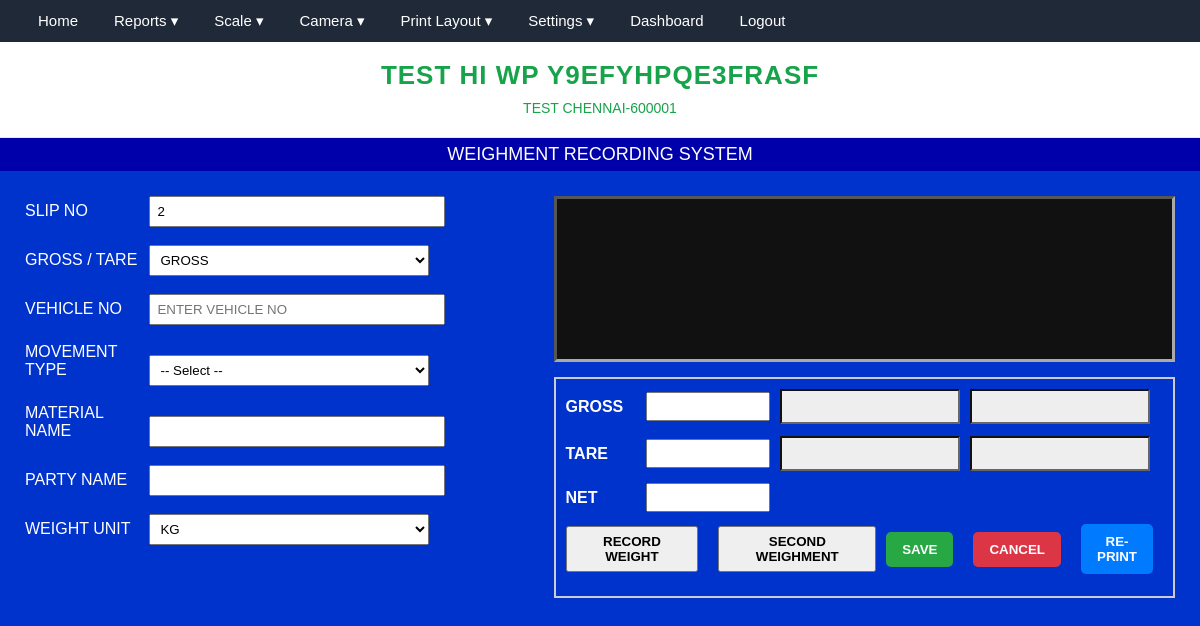
The app's page /mainform.php (signed in) with its own data.
### tables this page shows
CREATE TABLE `company` (
  `id` int(11) NOT NULL AUTO_INCREMENT,
  `company_name` varchar(255) NOT NULL,
  `company_address` text DEFAULT NULL,
  `gst_number` varchar(50) DEFAULT NULL,
  `phone` varchar(50) DEFAULT NULL,
  `email` varchar(100) DEFAULT NULL,
  PRIMARY KEY (`id`)
);

CREATE TABLE `weighment_fields` (
  `id` int(11) NOT NULL AUTO_INCREMENT,
  `company_id` int(11) NOT NULL,
  `field_name` varchar(50) NOT NULL,
  `field_label` varchar(100) NOT NULL,
  `field_type` enum('text','number','date','dropdown') NOT NULL,
  `field_values` varchar(255) DEFAULT NULL,
  `field_options` text DEFAULT NULL,
  `is_required` tinyint(1) DEFAULT 0,
  `field_order` int(11) DEFAULT 0,
  `is_active` tinyint(1) NOT NULL DEFAULT 1,
  PRIMARY KEY (`id`)
);

### functions.php (called while the page is built, shortened)
<?php
function ensureSchemaIntegrity($conn) {
    static $executed = false;
    if ($executed) return;
    $executed = true;
    $tables = ['weighments', 'sweighment', 'weighment_fields'];
    foreach ($tables as $table) {
        $tblCheck = $conn->query("SHOW TABLES LIKE '$table'");
        if ($tblCheck && $tblCheck->num_rows > 0) {
            $colCheck = $conn->query("SHOW COLUMNS FROM `$table` LIKE 'company_id'");
        }
    }
}
function getCompany($conn) {
    ensureSchemaIntegrity($conn);
    $q = $conn->query("SELECT * FROM company LIMIT 1");
    $row = $q->fetch_assoc();
    if (!isset($row['id']) || empty($row['id'])) {
        if (!empty($row['company_id'])) {
            $row['id'] = (int)$row['company_id'];
        } elseif (!empty($row['ID'])) {
            $row['id'] = (int)$row['ID'];
        } else {
            $firstVal = reset($row);
            $row['id'] = (is_numeric($firstVal) && (int)$firstVal > 0) ? (int)$firstVal : 1;
        }
    } else {
        $row['id'] = (int)$row['id'];
    }
    return $row;
}
function getNextSlipNumber($conn) {
    $sql = "
        SELECT MAX(slip_no) AS max_slip FROM (
            SELECT slip_no FROM weighments
            UNION ALL
            SELECT slip_no FROM sweighment
        ) t
    ";
    $res = $conn->query($sql);
    $row = $res->fetch_assoc();
    return ($row['max_slip'] ?? 0) + 1;
}
?>

### mainform.php (the view, shortened to what this page needs)
<?php
require_once "header.php";
$company = getCompany($conn);
$company_id = $company['id'];
?>
<?php
$fields = [];
$res = $conn->query("
    SELECT *
    FROM weighment_fields
    WHERE company_id = $company_id
      AND is_active = 1
    ORDER BY field_order, id
");
while ($row = $res->fetch_assoc()) {
    $fields[] = $row;
}
$slip_no = getNextSlipNumber($conn);
?>
</head>
<div class="title">WEIGHMENT RECORDING SYSTEM</div>
<form id="weighmentForm" method="post" action="saveform.php">
<div class="container">
<div class="left">
<div class="field-group">
<label>SLIP NO</label>
<input type="text" name="slip_no" value="<?= $slip_no ?>" readonly>
</div>
<div class="field-group">
<label>GROSS / TARE</label>
<select name="gt_type">
    <option value="G">GROSS</option>
</select>
</div>
<div class="field-group">
<label>VEHICLE NO</label>
<input
    type="text"
    name="vehicle_no"
    id="vehicle_no"
    maxlength="25"
    style="text-transform:uppercase;"
    placeholder="ENTER VEHICLE NO"
    oninput="this.value=this.value.toUpperCase().replace(/[^A-Z0-9]/g, ''); handleVehicleTyping(this.value);">
</div>
<?php foreach($fields as $f):
    $displayLabel = !empty($f['field_name']) ? $f['field_name'] : $f['field_label'];
?>
<div class="field-group">
<label><?= htmlspecialchars($displayLabel) ?></label>
<?php if($f['field_type'] == 'dropdown'): ?>
    <select name="dyn_<?= $f['id'] ?>">
        <option value="">-- Select --</option>
<?php
$values = array_map('trim', explode(',', $f['field_values']));
foreach($values as $v):
    $v = strtoupper(trim($v));
    $isSelected = ((stripos($f['field_name'], 'WEIGHT UNIT') !== false || stripos($f['field_label'], 'WEIGHT UNIT') !== false) && $v === 'KG') ? 'selected' : '';
?>
    <option value="<?= htmlspecialchars($v) ?>" <?= $isSelected ?>>
        <?= htmlspecialchars($v) ?>
    </option>
<?php endforeach; ?>
    </select>
<?php else: ?>
    <input
        type="<?= htmlspecialchars($f['field_type']) ?>"
        name="dyn_<?= $f['id'] ?>">
<?php endif; ?>
</div>
<?php endforeach; ?>
</div>
<div class="right">
<div class="weight-box"><span id="live_weight"></span></div>
<div class="weight-panel">
<div class="row">
    <label>GROSS</label>
    <input id="gross_weight" name="gross_weight" readonly>
    <input id="gross_date_ui" readonly>
    <input id="gross_time_ui" readonly>
</div>
<div class="row">
    <label>TARE</label>
    <input id="tare_weight" name="tare_weight" readonly>
    <input id="tare_date_ui" readonly>
    <input id="tare_time_ui" readonly>
</div>
<div class="row">
    <label>NET</label>
    <input name="net_weight" id="net_weight" readonly>
</div>
<div class="row action-row">
    <div class="left-buttons">
        <button type="button" onclick="recordSelectedWeight()">RECORD WEIGHT</button>
        <button type="button" onclick="startSecondWeighment()">SECOND WEIGHMENT</button>
    </div>
    <div class="right-buttons">
        <button type="submit" id="saveBtn" class="save-btn">SAVE</button>
        <button type="button" onclick="resetWeighment()" class="cancel-btn">CANCEL</button>
        <button type="button" onclick="showReprintBox()" class="reprint-btn">RE-PRINT</button>
    </div>
</div>
</div>
</div>
</div>
</form>

### header.php (shortened to what this page needs)
<?php
require_once "db.php";
require_once "functions.php";
    ?>
    <?php
$company = getCompany($conn);
?>
<!DOCTYPE html>
<html>
<head>
</head>
<body>
<div class="top-menu">
    <ul>
        <li><a href="mainform.php">Home</a></li>
        <li>
            <a href="#">Reports ▾</a>
        </li>
        <li>
            <a href="#">Scale ▾</a>
        </li>
        <li>
            <a href="#">Camera ▾</a>
        </li>
        <li>
            <a href="#">Print Layout ▾</a>
        </li>
        <?php if ($_SESSION['role'] === 'admin'): ?>
        <li>
            <a href="#">Settings ▾</a>
        </li>
        <li><a href="admin_page.php">Dashboard</a></li>
        <?php endif; ?>
        <li><a href="?action=logout" onclick="return confirm('Are you sure you want to logout?');">Logout</a></li>
    </ul>
</div>
<div class="company-banner">
    <h1><?php echo strtoupper($company['company_name'] ?? ''); ?></h1>
    <div class="info">
        <?php echo nl2br(htmlspecialchars($company['company_address'] ?? '')); ?><br>
    </div>
</div>
</body>
</html>

### header.php (style rules this page uses)
body { font-family: 'Segoe UI', system-ui, -apple-system, BlinkMacSystemFont, 'Inter', Roboto, sans-serif; margin: 0; background: #f5f6fa; }
.top-menu { background: #1f2937; color: #fff; }
.top-menu ul { list-style: none; margin: 0; padding: 0 20px; display: flex; }
.top-menu li { position: relative; }
.top-menu a { display: block; padding: 12px 18px; color: #fff; text-decoration: none; font-size: 15px; font-weight: 500; }
.company-banner { background: #ffffff; border-bottom: 1px solid #e5e7eb; text-align: center; padding: 18px 10px; }
.company-banner h1 { margin: 0; font-size: 26px; letter-spacing: 1px; color: #16a34a; }
.company-banner .info { margin-top: 6px; font-size: 14px; color: #16a34a; line-height: 1.6; font-weight: 500; }
.container { padding: 20px; }

### mainform.php (style rules this page uses)
body { font-family:Arial;background:#0033cc;color:white;margin:0 }
.title { background:#0000aa;text-align:center;padding:6px;font-size:18px }
.container { display:flex;padding:15px }
.left { width:45%;padding:10px }
.right { width:55%;padding:10px }
label { display:inline-block;width:120px }
input[type=text] { text-transform:uppercase }
.field-group { margin-bottom:18px }
.weight-box { background:#111;height:160px;margin-bottom:15px;border:3px inset #aaa; display:flex;align-items:center;justify-content:center;font-size:120px;font-weight:bold;color:#00ff00 }
.weight-panel { border:2px solid #ccc;padding:10px }
.weight-panel input { width:110px }
button { padding:6px 15px;font-weight:bold }
#gross_date_ui,#gross_time_ui,#tare_date_ui,#tare_time_ui { width:160px;padding:8px;font-weight:bold;text-align:center;background:#eee;color:#000;border:2px inset #666 }
.row { display:flex; align-items:center; margin-bottom:12px; }
.row label { width:80px; font-weight:bold; }
.row input { margin-right:10px; padding:5px; }
.row button { margin-right:10px; }
.action-row { display: flex; justify-content: space-between; align-items: center; width: 100%; }
.left-buttons, .right-buttons { display: flex; gap: 10px; align-items: center; }
.right-buttons { margin-left: auto; }
.save-btn { background-color: #28a745; color: white; }
.cancel-btn { background-color: #dc3545; color: white; }
.reprint-btn { background-color: #007bff; color: white; }
.save-btn, .cancel-btn, .reprint-btn, .manual-btn { border: none; padding: 10px 16px; border-radius: 5px; font-weight: bold; cursor: pointer; }

### records on screen
company: company_name "TEST HI WP Y9EFYHPQE3FRASF", company_address "TEST CHENNAI-600001"
weighment_fields: field_name "MOVEMENT TYPE"
weighment_fields: field_name "MATERIAL NAME"
weighment_fields: field_name "PARTY NAME"
weighment_fields: field_name "WEIGHT UNIT", field_values+id "KG"
